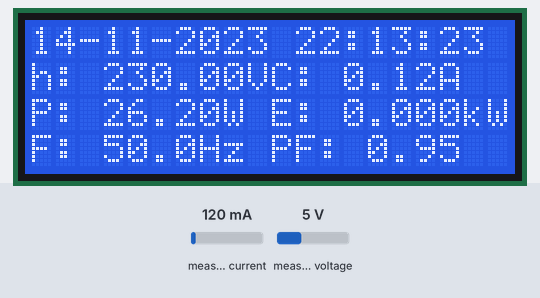
The sketch below on a simulated ESP32. Shown: 20×4 character LCD. The test bench sets the inputs (shaded band); at power-on: measured current 120 mA, measured voltage 5 V. WiFi joins after 1.5 s; servers stay silent unless stated; the local clock reads 2024-03-15 10:24:30 at power-on unless the sketch sets it; no MQTT or app messages arrive unless stated; what the sketch prints to the serial monitor is not drawn.

Above: at 5.8 s.
5.9 s: measured current set to 40 mA
At 7.5 s:
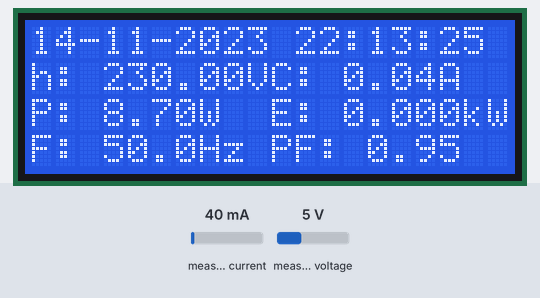
10.2 s: measured voltage set to 0.3 V
At 11.5 s:
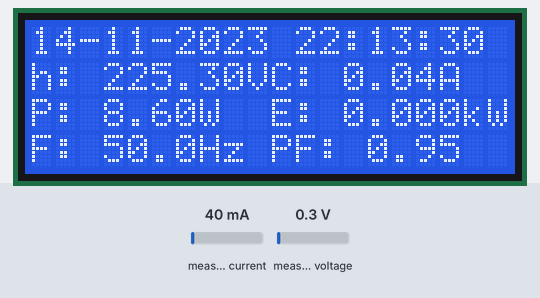
17.0 s: measured current set to 500 mA
At 18.8 s:
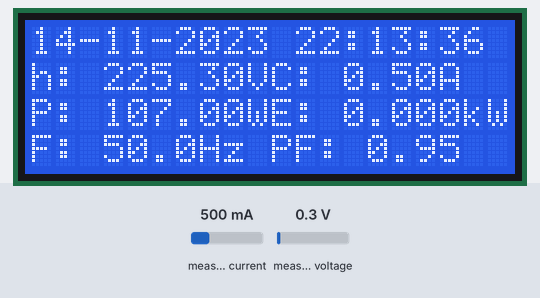
21.3 s: measured voltage set to 3.8 V
At 23.0 s:
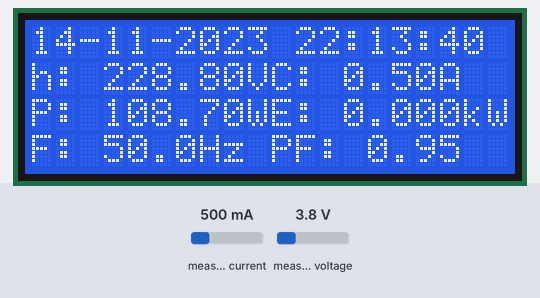
Timing chart, 0 to 24.5 s (numbered marks = the images above; inputs shaded):
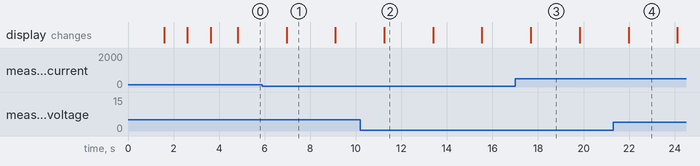

The sketch:

mosquitto_test3.ino
```cpp
#include <WiFi.h>
#include <PubSubClient.h>//callback    //reconnect
#include <DS3231.h>
#include <PZEM004Tv30.h>
#include <LiquidCrystal_I2C.h>


/* change it with your ssid-password */
const char* ssid     = "Kharbanda net 2";
const char* password = "sunilsushil@";
/* this is the IP of PC/raspberry where you installed MQTT Server
on Wins use "ipconfig"
on Linux use "ifconfig" to get its IP address */
const char* mqtt_server = "192.168.0.6";
/* topics */
#define TOPIC "esp32"
/* create an instance of PubSubClient client */

/*#define SERIAL2_RXPIN 16
#define SERIAL2_TXPIN 17*/

DS3231 c;
RTCDateTime dt;
PZEM004Tv30 pzem(&Serial2);
LiquidCrystal_I2C lcd(0x27, 20, 4);
WiFiClient espClient;
PubSubClient client(espClient);
long lastMsg = 0;
char msg[50];
int value = 0;

void receivedCallback(char* topic, byte* payload, unsigned int length) {
  Serial.print("Message received: ");
  Serial.println(topic);

  Serial.print("payload: ");
  for (int i = 0; i < length; i++) {
    Serial.print((char)payload[i]);
  }
  Serial.println();


}

void mqttconnect() {
  /* Loop until reconnected */
  while (!client.connected()) {
    Serial.print("MQTT connecting ...");
    /* client ID */
    String clientId = "ESP32Client";
    /* connect now */
    if (client.connect(clientId.c_str())) {
      Serial.println("connected");
      /* subscribe topic with default QoS 0*/
      client.subscribe(TOPIC);
    } else {
      Serial.print("failed, status code =");
      Serial.print(client.state());
      Serial.println("try again in 5 seconds");
      /* Wait 5 seconds before retrying */
      delay(5000);
    }
  }
}

void setup() {
  Serial.begin(115200);
  Serial2.end();
  Serial2.begin(9600, SERIAL_8N1, 16, 17);
  // We start by connecting to a WiFi network
  Serial.println();
  Serial.print("Connecting to ");
  Serial.println(ssid);

  WiFi.begin(ssid, password);

  while (WiFi.status() != WL_CONNECTED) {
    delay(500);
    Serial.print(".");
  }


  Serial.println("");
  Serial.println("WiFi connected");
  Serial.println("IP address: ");
  Serial.println(WiFi.localIP());

  /* configure the MQTT server with IPaddress and port */
  client.setServer(mqtt_server, 1883);
  /* this receivedCallback function will be invoked
  when client received subscribed topic */
  client.setCallback(receivedCallback);


  Serial.println("");
  Serial.println("WiFi connected");
  Serial.println("IP address: ");
  Serial.println(WiFi.localIP());

  /* configure the MQTT server with IPaddress and port */
  client.setServer(mqtt_server, 1883);
  /* this receivedCallback function will be invoked
  when client received subscribed topic */
  client.setCallback(receivedCallback);

  c.begin();

  // Set sketch compiling time
  c.setDateTime(__DATE__, __TIME__);

  // initialize the LCD,
  lcd.begin();
  // Turn on the blacklight and print a message.
  lcd.backlight();
  lcd.clear();
   lcd.setCursor (0,0); //
   lcd.print("LCD2004 Test");
   lcd.setCursor (0,1); //

   lcd.print("Please Wait - 3");
   lcd.setCursor (0,1); //
   delay(1000);
   lcd.print("Please Wait - 2");
   delay(1000);
   lcd.setCursor (0,1); //
   lcd.print("Please Wait - 1");
   delay(1000);
}
char* toCharArray(String str){
  return &str[0];
}
void loop() {
  /* if client was disconnected then try to reconnect again */
  if (!client.connected()) {
    mqttconnect();
  }
  /* this function will listen for incomming
  subscribed topic-process-invoke receivedCallback */
  dt = c.getDateTime();

  // For leading zero look to DS3231_dateformat example

  lcd.clear();// clearn previous values from screen
  lcd.setCursor (0,0); //character zero, line 1

  Serial.print("Date: ");
  Serial.print(dt.day);   Serial.print("-");
  Serial.print(dt.month);  Serial.print("-");
  Serial.print(dt.year);    Serial.println(" ");

  lcd.print(dt.day);   lcd.print("-");
  lcd.print(dt.month);  lcd.print("-");
  lcd.print(dt.year);    lcd.print(" ");
  Serial.print("Time: ");
  Serial.print(dt.hour);   Serial.print(":");
  Serial.print(dt.minute); Serial.print(":");
  Serial.print(dt.second); Serial.println("");
  lcd.print(dt.hour);   lcd.print(":");
  lcd.print(dt.minute); lcd.print(":");
  lcd.print(dt.second); lcd.print("");


    lcd.setCursor (0,1); //character 0, line 2
    String svoltage;
    float voltage = pzem.voltage();
    svoltage=String(voltage);
    if( !isnan(voltage) ){
        Serial.print("Voltage: "); Serial.print(voltage); Serial.println("V");
        client.publish("esp32/Voltage", toCharArray(svoltage));

        lcd.print("V: "); lcd.print(voltage); lcd.print("V");
    } else {
        Serial.println("Error reading voltage");
        client.publish("esp32/Voltage","Error reading voltage","false");
        lcd.print("Error");
    }

    lcd.setCursor (10,1); //character 11, line 2
    String scurrent;
    float current = pzem.current();
    scurrent=(String)current;
    if( !isnan(current) ){
        Serial.print("Current: "); Serial.print(current); Serial.println("A");
        client.publish("esp32/Current", toCharArray(scurrent));
        lcd.print("C: "); lcd.print(current); lcd.print("A");
    } else {
        Serial.println("Error reading current");
        client.publish("esp32/Current","Error reading current");
        lcd.print("Error");
    }

   lcd.setCursor (0,2); //character 0, line 3
    String spower;
    float power = pzem.power();
    spower=(String)power;
    if( !isnan(power) ){
        Serial.print("Power: "); Serial.print(power); Serial.println("W");
        client.publish("esp32/Power", toCharArray(spower));
        lcd.print("P: "); lcd.print(power); lcd.print("W");
    } else {
        Serial.println("Error reading power");
        client.publish("esp32/Power","Error reading power");
        lcd.print("Error");
    }

    lcd.setCursor (10,2); //character 11, line 3
    String senergy;
    float energy = pzem.energy();
    senergy=(String)energy;
    if( !isnan(energy) ){
        Serial.print("Energy: "); Serial.print(energy,3); Serial.println("kWh");
        client.publish("esp32/Energy", toCharArray(senergy));
        lcd.print("E: "); lcd.print(energy,3); lcd.print("kWh");
    } else {
        Serial.println("Error reading energy");
        client.publish("esp32/Energy","Error reading energy");;
        lcd.print("Error");
    }

    lcd.setCursor (0,3); //character 0, line 4
    String sfrequency;
    float frequency = pzem.frequency();
    sfrequency=(String)frequency;

    if( !isnan(frequency) ){
        Serial.print("Frequency: "); Serial.print(frequency, 1); Serial.println("Hz");
        client.publish("esp32/Frequency", toCharArray(sfrequency));
        lcd.print("F: "); lcd.print(frequency, 1); lcd.print("Hz");
    } else {
        Serial.println("Error reading frequency");
        client.publish("esp32/Frequency","Error reading frequency");
        lcd.print("Error");
    }

    lcd.setCursor (10,3); //character 11, line 4
    String spf;
    float pf = pzem.pf();
    spf=(String)pf;
    if( !isnan(pf) ){
        Serial.print("PF: "); Serial.println(pf);
        client.publish("esp32/PF", toCharArray(spf));
        lcd.print("PF: "); lcd.print(pf);
    } else {
        Serial.println("Error reading power factor");
        client.publish("esp32/PF","Error reading power factor");
        lcd.print("Error");
    }

    Serial.println();
    delay(2000);

  client.loop();
  }
```
